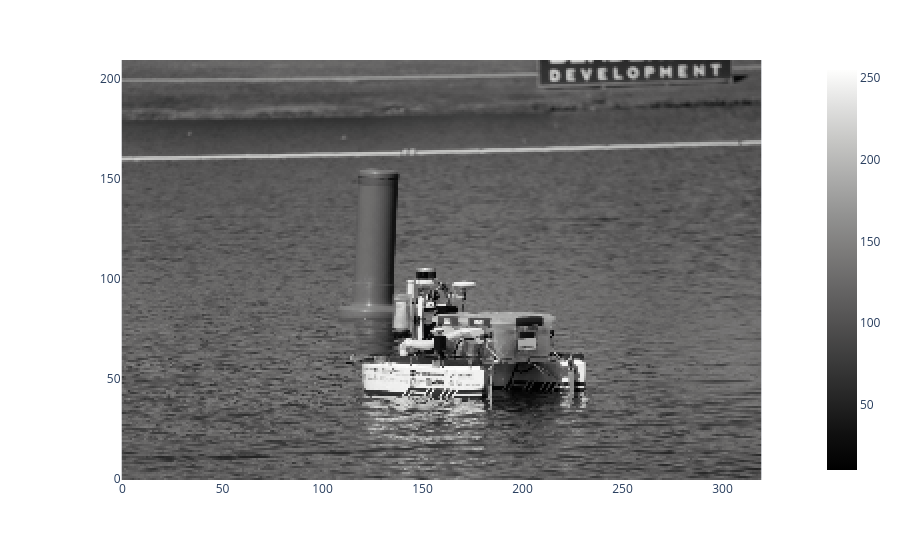

This figure's notebook cell:
### Markdown cell above
The **Discrete Fourier Transform** (DFT) transforms an image
$\ell\left[n,m \right]$, of finite size $N \times M$, into the complex
image Fourier transform $\mathscr{L}\left[u,v \right]$ as:
$$\mathscr{L}\left[u,v \right] =  
\mathcal{F} \left\{ \ell\left[n,m \right] \right\}
=
\sum_{n=0}^{N-1} \sum_{m=0}^{M-1} \, \ell\left[n,m \right] 
\exp{ \left( -2\pi j \left( \frac{u\, n}{N} + \frac{v\, m}{M} \right) \right)}
$${#eq-fourier} We will call $\mathscr{L}\left[u,v \right]$ the Fourier
transform of $\ell\left[m,n \right]$. We will often represent the
relationship between the signal as its transform as:
$$\ell\left[n,m \right] \xrightarrow{\mathscr{F}} \mathscr{L}\left[u,v \right]$$

### Code cell
# lets redefine everything we had to match the equation

# first, for simplicity, we will import the image as monochromatic. 
# we will also flip the rows, since we define 0,0 as bottom left, 
# while the original image defines 0,0 as top left.
# we shall also significantly reduce the image size to accomodate for the (for now)
# inefficient fourier transform pipeline
l = cv2.resize((cv2.imread("nala_ares.jpg", cv2.IMREAD_GRAYSCALE)[::-1, :]), (320, 210))
px.imshow(l, color_continuous_scale = 'gray', origin = 'lower')

### Figure 1 — Plotly figure (JSON) as saved in the notebook; plotly's stock layout.template omitted (floating-point values rounded to 4 significant figures; data arrays with more than 128 entries replaced by an {"elided": "..."} marker saying what was removed)
{"data": [{"coloraxis": "coloraxis", "hovertemplate": "x: %{x}<br>y: %{y}<br>color: %{z}<extra></extra>", "name": "0", "type": "heatmap", "xaxis": "x", "yaxis": "y", "z": {"elided": "210x320 int values"}}], "layout": {"coloraxis": {"autocolorscale": false, "colorscale": [[0, "rgb(0, 0, 0)"], [0.09091, "rgb(16, 16, 16)"], [0.1818, "rgb(38, 38, 38)"], [0.2727, "rgb(59, 59, 59)"], [0.3636, "rgb(81, 80, 80)"], [0.4545, "rgb(102, 101, 101)"], [0.5455, "rgb(124, 123, 122)"], [0.6364, "rgb(146, 146, 145)"], [0.7273, "rgb(171, 171, 170)"], [0.8182, "rgb(197, 197, 195)"], [0.9091, "rgb(224, 224, 223)"], [1, "rgb(254, 254, 253)"]]}, "margin": {"t": 60}, "xaxis": {"anchor": "y", "constrain": "domain", "domain": [0, 1], "scaleanchor": "y"}, "yaxis": {"anchor": "x", "autorange": true, "constrain": "domain", "domain": [0, 1]}}}
